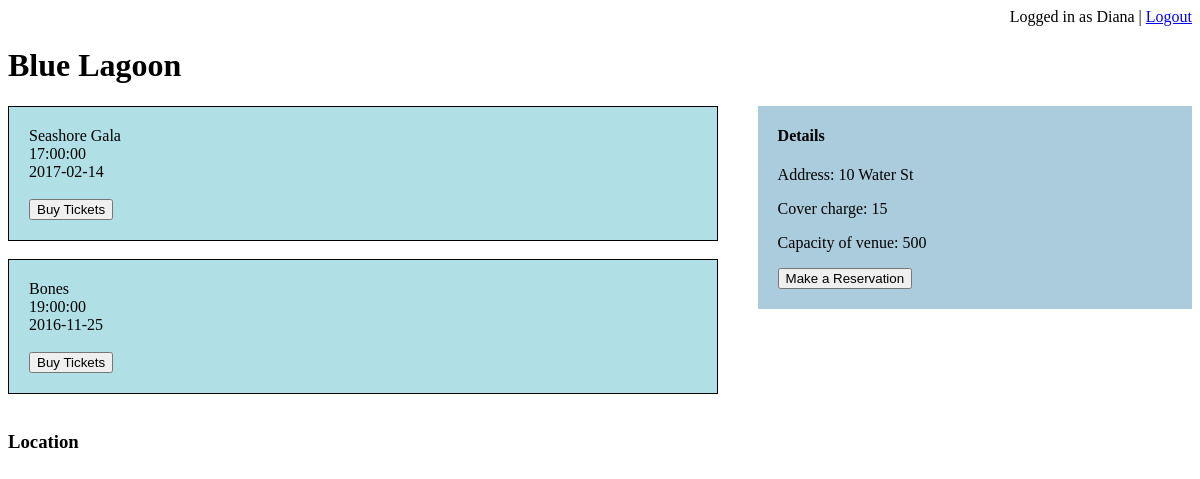
/venue_page.php?branchID=69435 (signed in), run on an earlier commit of the app's database.
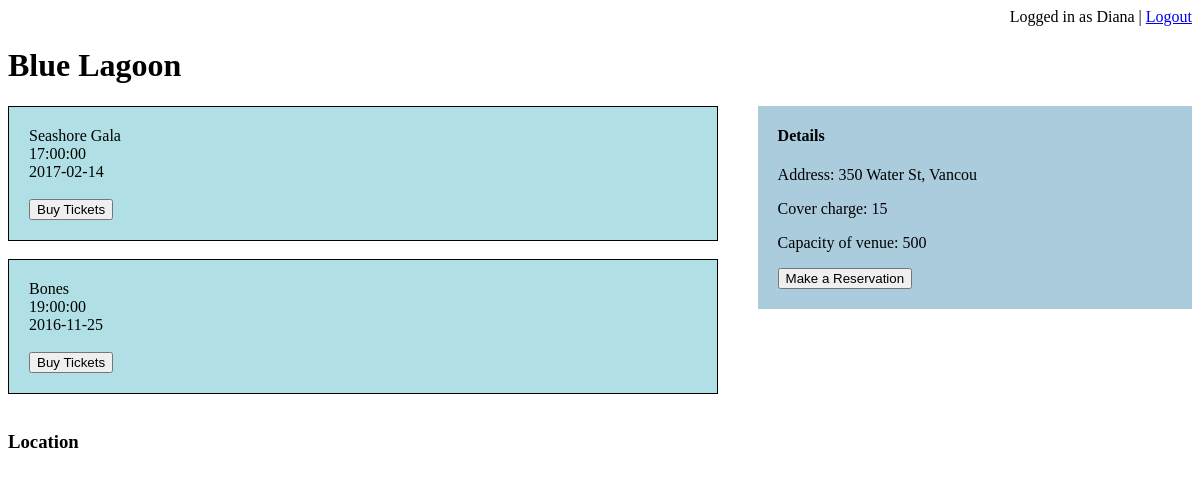
And on a later commit of the database.
### tables this page shows
CREATE TABLE `venue` (
  `branchID` int(11) NOT NULL,
  `name` varchar(20) NOT NULL,
  `address` varchar(20) NOT NULL,
  `capacity` int(11) DEFAULT NULL,
  `cover_charge` double DEFAULT NULL
);

### venue_page.php (the view, shortened to what this page needs)
<?php
if ( isset($_SESSION['user'])=="" ) {
    header("Location: index.php");
    exit;
  }
else
{
$username=$_SESSION['username'];
?>
<!DOCTYPE html>
<html>
<head>
</head>
<body>
<div style="text-align:right;">Logged in as <?php echo $username; ?> | <a href="http://localhost/304_project/logout.php">Logout</a></div>
<?php
$branchID = $_GET['branchID'];
$servername = "localhost";
$username = "root";
$password = NULL;
$databasename = 'Venue';
$conn = new mysqli($servername, $username, $password, $databasename);
$sql = "SELECT name, branchID, address, capacity, cover_charge FROM `venue` WHERE branchID = '$branchID'";
$eventsForVenue = "SELECT * FROM `hostedevent` WHERE branchID = '$branchID'";
$result = $conn->query($sql);
$allEvents = $conn->query($eventsForVenue);
$capacity = 0;
$cover_charge = 0;
if ($result->num_rows > 0) {
    while($row = $result->fetch_assoc()) {
		$venueName=$row["name"];
		$capacity = $row["capacity"];
		$cover_charge = $row["cover_charge"];
		$venueAddress = $row["address"];
    }
} else {
    echo "0 results";
}
$eventList = "";
if ($allEvents->num_rows > 0) {
    while($rowEvents = $allEvents->fetch_assoc()) {
    	$eventName=$rowEvents["name"];
		$date = $rowEvents["date"];
		$time = $rowEvents["start_time"];
		$evid = $rowEvents["evid"];
		$eventList .=  '<div class="event" style="padding: 20px; background-color: powderblue; border: 1px solid black;">'.$eventName.'<br>'.$time.'<br>'.$date.'<br><br><a href = "http://localhost/304_project/event_page.php?evid='.$evid.'"><button>Buy Tickets</button></a></div><br>';
    }
} else {
    echo "0 results";
}
 ?>
<h1><?php echo $venueName; ?></h1>
<div style="overflow:hidden;">
<div style="float:left;width:60%;">  <?php echo $eventList; ?></div>
<div style="float:right;width:35%;background:#aaccdd; padding-left: 20px;padding-bottom: 20px;"><h4>Details</h4>
	<p>Address: <?php echo $venueAddress; ?></p>
	<p>Cover charge: <?php echo $cover_charge;?></p>
	<p>Capacity of venue: <?php echo $capacity;?></p>
<div><a href="http://localhost/304_project/table_reservation.php?branchID=<?php echo $branchID;?>"><button>Make a Reservation</button></a></div>
</div>
</div>
    <h3>Location</h3>
    <div id="map"></div>
 </body>
</html>
 <?php
}
?>

What changed in the data, as far as the page shows it:
changed venue "Blue Lagoon": address "10 Water St" → "350 Water St, Vancou"
